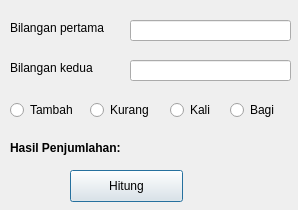
<?xml version="1.0" encoding="UTF-8"?>
<ui version="4.0">
 <class>Dialog</class>
 <widget class="QDialog" name="Dialog">
  <property name="geometry">
   <rect>
    <x>0</x>
    <y>0</y>
    <width>298</width>
    <height>210</height>
   </rect>
  </property>
  <property name="windowTitle">
   <string>Demo QRadioButton</string>
  </property>
  <widget class="QLabel" name="label">
   <property name="geometry">
    <rect>
     <x>10</x>
     <y>20</y>
     <width>111</width>
     <height>16</height>
    </rect>
   </property>
   <property name="text">
    <string>Bilangan pertama</string>
   </property>
  </widget>
  <widget class="QLabel" name="label_2">
   <property name="geometry">
    <rect>
     <x>10</x>
     <y>60</y>
     <width>111</width>
     <height>16</height>
    </rect>
   </property>
   <property name="text">
    <string>Bilangan kedua</string>
   </property>
  </widget>
  <widget class="QLineEdit" name="txtbil1">
   <property name="geometry">
    <rect>
     <x>130</x>
     <y>20</y>
     <width>161</width>
     <height>21</height>
    </rect>
   </property>
  </widget>
  <widget class="QLineEdit" name="txtbil2">
   <property name="geometry">
    <rect>
     <x>130</x>
     <y>60</y>
     <width>161</width>
     <height>21</height>
    </rect>
   </property>
  </widget>
  <widget class="QRadioButton" name="rbTambah">
   <property name="geometry">
    <rect>
     <x>10</x>
     <y>100</y>
     <width>81</width>
     <height>20</height>
    </rect>
   </property>
   <property name="text">
    <string>Tambah</string>
   </property>
  </widget>
  <widget class="QRadioButton" name="rbKurang">
   <property name="geometry">
    <rect>
     <x>90</x>
     <y>100</y>
     <width>81</width>
     <height>20</height>
    </rect>
   </property>
   <property name="text">
    <string>Kurang</string>
   </property>
  </widget>
  <widget class="QRadioButton" name="rbKali">
   <property name="geometry">
    <rect>
     <x>170</x>
     <y>100</y>
     <width>71</width>
     <height>20</height>
    </rect>
   </property>
   <property name="text">
    <string>Kali</string>
   </property>
  </widget>
  <widget class="QRadioButton" name="rbBagi">
   <property name="geometry">
    <rect>
     <x>230</x>
     <y>100</y>
     <width>61</width>
     <height>20</height>
    </rect>
   </property>
   <property name="text">
    <string>Bagi</string>
   </property>
  </widget>
  <widget class="QLabel" name="lblResult">
   <property name="geometry">
    <rect>
     <x>10</x>
     <y>140</y>
     <width>271</width>
     <height>16</height>
    </rect>
   </property>
   <property name="text">
    <string>&lt;b&gt;Hasil Penjumlahan: &lt;/b&gt;</string>
   </property>
  </widget>
  <widget class="QPushButton" name="btnHitung">
   <property name="geometry">
    <rect>
     <x>70</x>
     <y>170</y>
     <width>113</width>
     <height>32</height>
    </rect>
   </property>
   <property name="text">
    <string>Hitung</string>
   </property>
  </widget>
 </widget>
 <resources/>
 <connections/>
</ui>
